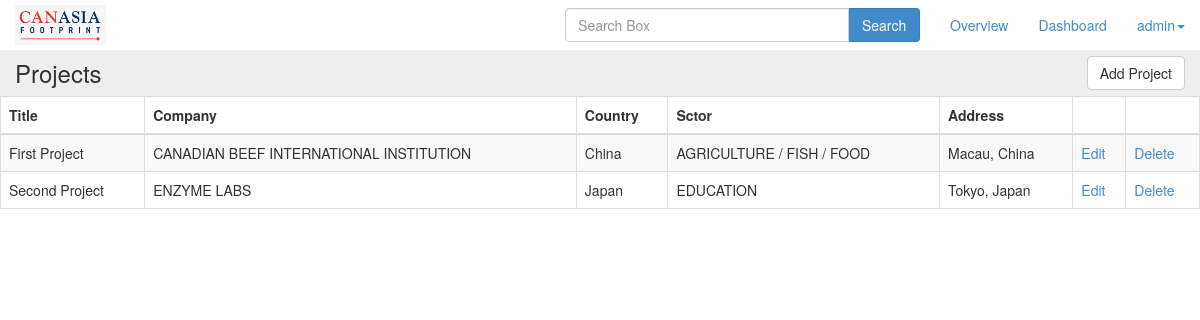
Before: /dashboard/ (signed in) with the older database file.
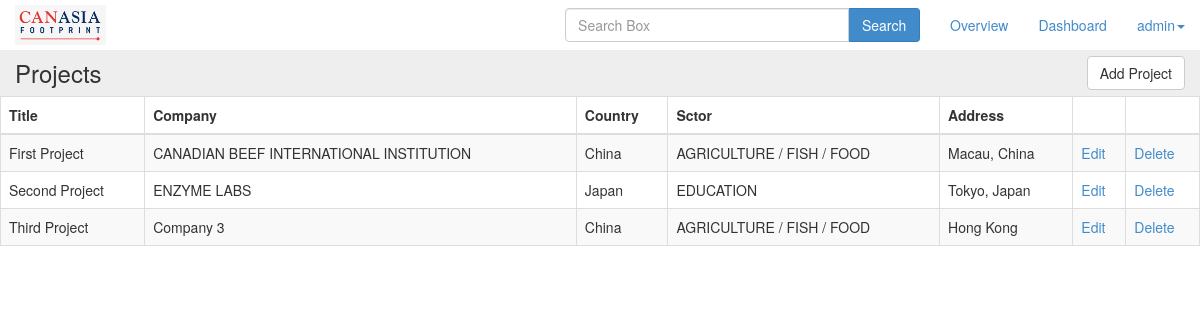
After: the same page with the newer database file.
### core/models.py (models this page shows, shortened)
class Project(models.Model):
	country = models.ForeignKey('Country')
	sector = models.ForeignKey('Sector')
	company = models.CharField(max_length=100)
	title = models.CharField(max_length=100)
	picture = models.FileField(upload_to="pictures/")
	address = models.CharField(max_length=200)
	latitude = models.CharField(max_length=50)
	longitude = models.CharField(max_length=50)

class Country(models.Model):
	name = models.CharField(max_length=50)
	image = models.FileField(upload_to="country_images/", null=True)

class Sector(models.Model):
	name = models.CharField(max_length=100)
	image = models.FileField(upload_to="sector_images/", null=True)

### core/views.py (the view, shortened to what this page needs)
# urls.py: url(r'^dashboard/$', 'core.views.dashboard', name='dashboard'),
@login_required
def dashboard(request):
	search_value = None
	projects = Project.objects.all()
	return render(request, 'dashboard.html', {'search_value':search_value, 'projects':projects})

### core/templates/dashboard.html (shortened to what this page needs)
<!DOCTYPE html>
<html>
<head>
	<link rel="stylesheet" type="text/css" href="{{ STATIC_URL }}css/login.css">
	<link rel="stylesheet" type="text/css" href="{{ STATIC_URL }}css/bootstrap.css">
	<link rel="stylesheet" type="text/css" href="{{ STATIC_URL }}css/canasia.css">
</head>
<body>
	{% include 'navbar.html' %}
	<div class="row jumbotron dashboard">
		<div class="col-md-8"><h3>Projects</h3></div>
		<div class="col-md-4"><a href="/add_project/" class="btn btn-default">Add Project</a></div>
	</div>
	<table id="my_table" class="table table-striped table-bordered">
		<thead>
			<tr>
				<th>Title</th>
				<th>Company</th>
				<th>Country</th>
				<th>Sctor</th>
				<th>Address</th>
				<th></th>
				<th></th>
			</tr>
		</thead>
		<tbody>
			{% for project in projects %}
				<tr>
					<td>{{ project.title }}</td>
					<td>{{ project.company }}</td>
					<td>{{ project.country.name }}</td>
					<td>{{ project.sector.name }}</td>
					<td>{{ project.address }}</td>
					<td><a href="/edit_project/{{ project.id }}/">Edit</a></td>
					<td><a href="/delete_project/{{ project.id }}/">Delete</a></td>
				</tr>
			{% endfor %}
		</tbody>
	</table>
</body>
</html>

### core/templates/navbar.html (shortened to what this page needs)
 <div class="my_header">
  <div class="navbar navbar-defalut navbar-fixed-top" role="navigation">
    <div class="navbar-header hidden-sm">
      <a class="" href="/"><img class="my_logo" src="{{ STATIC_URL }}img/canasia-logo.png"></a>
    </div>
    <div class="navbar-collapse collapse">
      <ul class="nav navbar-nav navbar-right" style="padding-right:15px;">
        {% if overview %}
          <li>
            <div class="navbar-form navbar-input-group my_search" role="search">
              <div class="form-group" style="margin-left: 15px;">
                <input id="searchTextField" type="textbox" class="form-control" placeholder="Enter location">
                <button onclick="codeAddress()" class="btn btn-primary">Search</button>
              </div>
            </div>
          </li>
        {% else %}
          <li>
            <form method="POST" action="" class="navbar-form navbar-input-group my_search" role="search">
              <div class="form-group" style="margin-left: 15px;">
                <input id="searchTextField" name="search" type="textbox" class="form-control" placeholder="Search Box" value="{% if search_value %}{{ search_value }}{% endif %}">
                <button class="btn btn-primary">Search</button>
              </div>
            </form>
          </li>
        {% endif %}
        <li><a href="/overview/">Overview</a></li>
        <li><a href="/dashboard/">Dashboard</a></li>
        {% if user.is_authenticated %}
          <li class="dropdown">
            <a href="#" class="dropdown-toggle" data-toggle="dropdown">{{ user.username }}<b class="caret"></b></a>
          </li>
        {% endif %}
      </ul>
    </div>
  </div>
</div>

### core/static/css/login.css (style rules this page uses)
body { background-image: url('../img/Nelson_bg.jpg'); background-repeat: no-repeat; background-position: center center; background-attachment: fixed; -webkit-background-size: cover; -moz-background-size: cover; -o-background-size: cover; background-size: cover; }

### core/static/css/canasia.css (style rules this page uses)
html { height: 100% }
body { height: 100%; margin: 0; padding: 0 }
.my_header { display: block; height:50px; }
@media (min-width: 991px) { .my_search { width: 500px !important; } }
.my_search div { width: 100%; display: inline-block; margin: 0 auto; padding-right: 15px; }
.my_search div input { width: 80% !important; display: inline-block !important; }
.my_search div button { width: 20% !important; }
.navbar-input-group { font-size: 0px; }
.navbar-input-group input { border-top-right-radius: 0px; border-bottom-right-radius: 0px; }
.navbar-input-group .btn { border-top-left-radius: 0px; border-bottom-left-radius: 0px; border-left: 0px; }
.my_logo { height: 40px; margin: 5px 0 5px 15px; }
.dashboard { padding: 0 !important; margin: 0 !important; }
.dashboard a { float: right; margin: 6px 0; }
.dashboard h3 { margin: 10px 0; }
@media (min-width: 991px) and (max-width: 1200px) { .my_search { width: 400px !important; } }

Changed rows visible on the page:
added Project: title "Third Project", company "Company 3", country.name "China", sector.name "AGRICULTURE / FISH / FOOD", address "Hong Kong"
